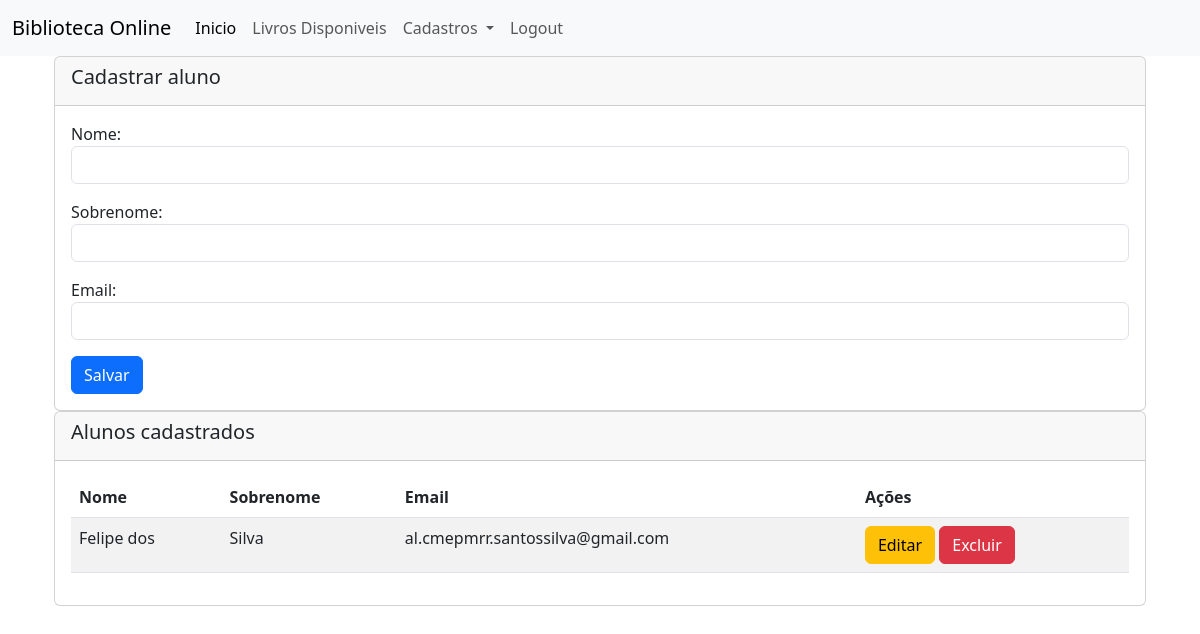
/alunos (signed in), run on the app's committed database.
### Biblioteca/models.py (models this page shows, shortened)
class Aluno(models.Model):
    nome = models.CharField(max_length=100)
    sobrenome = models.CharField(max_length=100)
    email = models.EmailField()

### Biblioteca/views.py (the view)
# urls.py: path('alunos', views.alunos, name='alunos'),
@login_required(login_url='/login/')
def alunos(request):
    aluno = None  # Nenhum aluno selecionado por padrão
    alunos = Aluno.objects.all()
    form = AlunoForm(instance=aluno) if aluno else AlunoForm()
    content = {'alunos': alunos, 'form': form, 'aluno': aluno}
    return render(request, 'form_alunos.html', content)

### Biblioteca/forms.py
class AlunoForm(forms.ModelForm):
    class Meta:
        model = Aluno
        fields = ['nome',
                  'sobrenome',
                  'email']
        labels = {'nome': 'Nome',
                  'sobrenome': 'Sobrenome',
                  'email': 'Email'}
        widgets= {'nome': forms.TextInput(attrs={'class': 'form-control'}),
                  'sobrenome': forms.TextInput(attrs={'class': 'form-control'}),
                  'email': forms.EmailInput(attrs={'class': 'form-control'})}

### Biblioteca/templates/form_alunos.html (shortened to what this page needs)
{% extends "base.html" %}
{% block content %}
<div class="container-sm">
    <div class="card">
        <div class="card-header">
            <h5 class="card-title">Cadastrar aluno</h5>
        </div>
        <div class="card-body">
            <form method="POST" action="{% if aluno %}{% url 'editar_aluno' aluno.id %}{% else %}{% url 'novo_aluno' %}{% endif %}">
                <div class="mb-3">
                    {{ form.nome.label_tag }}
                    {{ form.nome }}
                </div>
                <div class="mb-3">
                    {{ form.sobrenome.label_tag }}
                    {{ form.sobrenome }}
                </div>
                <div class="mb-3">
                    {{ form.email.label_tag }}
                    {{ form.email }}
                </div>
                <button type="submit" class="btn btn-primary">Salvar</button>
            </form>
        </div>
    </div>
    <div class="card">
        <div class="card-header">
            <h5 class="card-title">Alunos cadastrados</h5>
        </div>
        <div class="card-body">
            <table class="table table-striped">
                <thead>
                    <tr>
                        <th>Nome</th>
                        <th>Sobrenome</th>
                        <th>Email</th>
                        <th>Ações</th>
                    </tr>
                </thead>
                <tbody>
                    {% for aluno in alunos %}
                    <tr>
                        <td>{{ aluno.nome }}</td>
                        <td>{{ aluno.sobrenome }}</td>
                        <td>{{ aluno.email }}</td>
                        <td>
                            <a href="{% url 'editar_aluno' aluno.id %}" class="btn btn-warning">Editar</a>
                            <form method="POST" action="{% url 'delete_aluno' aluno.id %}" style="display:inline;">
                                <button type="submit" class="btn btn-danger">Excluir</button>
                            </form>
                        </td>
                    </tr>
                    {% endfor %}
                </tbody>
            </table>
        </div>
    </div>
</div>
{% endblock %}

### data on the page
Aluno: nome "Felipe dos", sobrenome "Silva", email "al.cmepmrr.santossilva@gmail.com"
